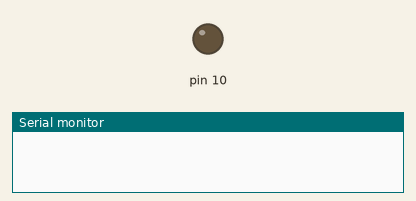
Recording of a program running on a simulated Arduino Nano, built with avr-gcc and run on an emulated ATmega328P. Shown: output pins drawn as LEDs (lit = HIGH), the last lines printed to the serial monitor.

Above: at 0.1 s.
At 28.3 s:
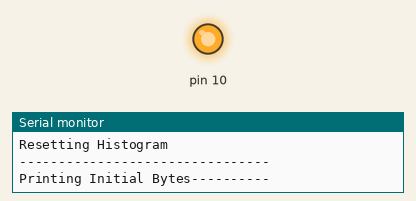
Timing chart, 0 to 29.8 s (numbered marks = the images above):
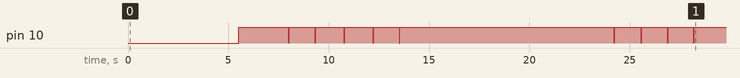

The program:

main.cpp
```cpp
// #include <Arduino.h>
// #include "Adafruit_Sensor.h"
#include "Seeed_BME280.h"
// #include "MutichannelGasSensor.h"
//
#include "OPCN3NanoMints.h"
#include "jobsMints.h"
#include "devicesMints.h"


#define CS 10

OPCN3NanoMints opc = OPCN3NanoMints(CS);
bool  OPCN3Online;
//
// bool MGS001Online;

bool BME280Online;
BME280 bme280; // I2C

uint16_t sensingPeriod = 4960;
uint16_t initPeriod = 1500;

unsigned long startTime;

void setup() {

  delay(initPeriod);
  initializeSerialMints();

  delay(initPeriod);
  BME280Online = initializeBME280Mints();

  // delay(initPeriod);
  // MGS001Online =  initializeMGS001Mints();

  delay(initPeriod);
  OPCN3Online =  initializeOPCN3Mints();

}

// the loop routine runs over and over again forever:
void loop() {
    startTime  = millis();
    // if(MGS001Online)
    // {
    //   delay(sensingPeriod);
    //   readMGS001Mints();
    //   delay(sensingPeriod);
    //   // readMGS001Mints();
    //   // delay(sensingPeriod);
    //   // readMGS001Mints();
    //   // delay(sensingPeriod);
    //   readMGS001Mints();
    // }

    // delay(sensingPeriod);
    // if(BME280Online)
    // {
    //   readBME280Mints();
    // }

    // delay(sensingPeriod);
    // if(OPCN3Online)
    // {
    //   readOPCN3Mints();
    // }


    // delay(sensingPeriod);
    if(OPCN3Online&&BME280Online)
    {
      readOPCN3WithBME280Mints();
    }


    delayMints(millis() - startTime,5000);

 }
```
